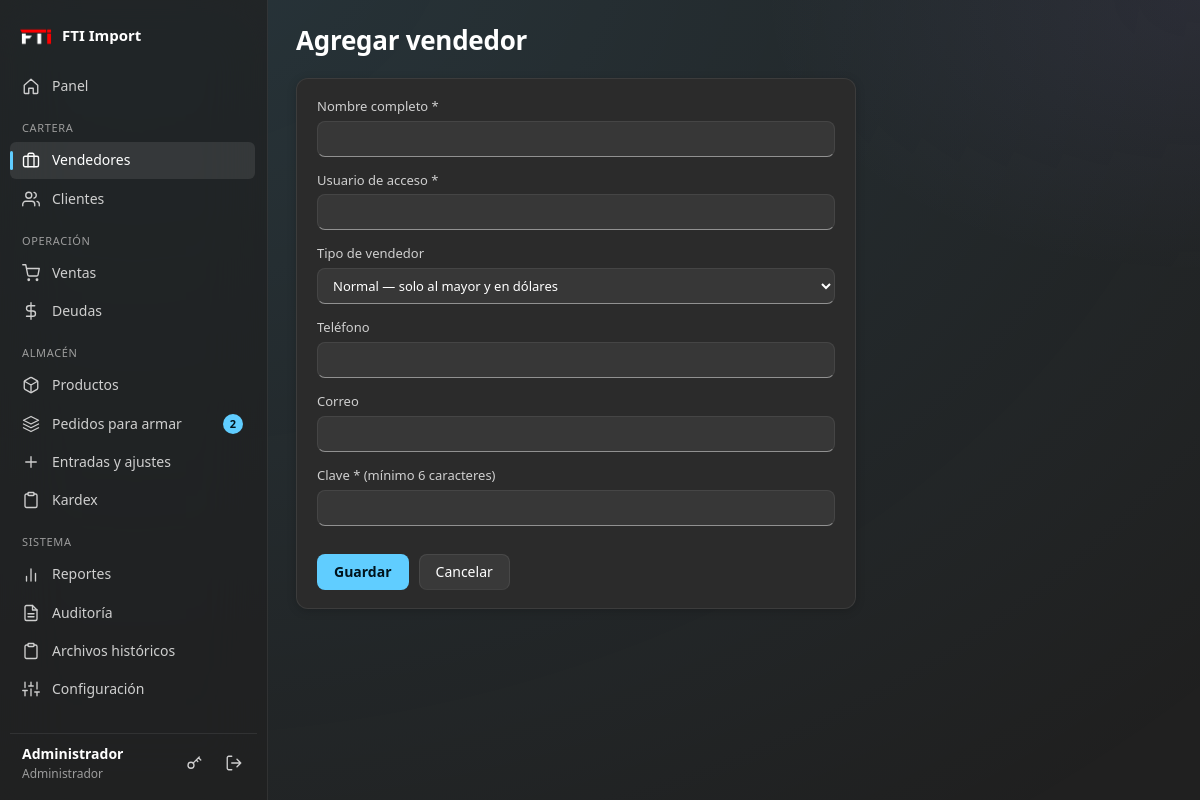
The page /vendedores/nuevo (signed in) on the database its author committed.
### tables this page shows
CREATE TABLE configuracion (
    clave TEXT PRIMARY KEY,
    valor TEXT
);

CREATE TABLE usuarios (
    id         INTEGER PRIMARY KEY AUTOINCREMENT,
    usuario    TEXT NOT NULL UNIQUE,
    nombre     TEXT NOT NULL,
    clave_hash TEXT NOT NULL,
    rol        TEXT NOT NULL CHECK (rol IN ('admin', 'vendedor')),
    telefono   TEXT DEFAULT '',
    email      TEXT DEFAULT '',
    activo     INTEGER NOT NULL DEFAULT 1,
    creado     TEXT NOT NULL,
    -- Tipo de vendedor: 'especial' elige detal/mayor y USD/Bs; 'normal' solo vende al mayor en USD.
    tipo_vendedor TEXT NOT NULL DEFAULT 'normal' CHECK (tipo_vendedor IN ('especial', 'normal'))
);

### routes/admin.py (the view, shortened to what this page needs)
@bp.route("/vendedores/nuevo", methods=["GET", "POST"])
@roles_required("admin")
def vendedor_nuevo():
    return render_template("admin/vendedor_form.html", u=request.form, nuevo=True)

### db.py (called while the page is built)
def query(sql, args=(), one=False):
    rows = get_db().execute(sql, args).fetchall()
    if one:
        return rows[0] if rows else None
    return rows

### services.py (called while the page is built)
def get_config(clave, defecto=""):
    fila = query("SELECT valor FROM configuracion WHERE clave = ?", (clave,), one=True)
    return fila["valor"] if fila and fila["valor"] is not None else defecto

def stock_alerta_defecto():
    return max(to_float(get_config("stock_alerta_defecto", "10"), 10.0), 0.0)

def productos_en_alerta(limite=None):
    sql = ("SELECT id, codigo, nombre, stock, unidad, " + SQL_MINIMO_EFECTIVO + " AS minimo "
           "FROM productos WHERE activo = 1 AND stock <= " + SQL_MINIMO_EFECTIVO + " ORDER BY stock ASC")
    d = stock_alerta_defecto()
    args = [d, d]
    if limite:
        sql += " LIMIT ?"
        args.append(limite)
    return query(sql, args)

def armado_desde_venta():
    return to_int(get_config("armado_desde_venta", "0"))

def contar_por_armar(usuario):
    desde = armado_desde_venta()
    if usuario["rol"] == "admin":
        pend = query("SELECT COUNT(*) AS n FROM armados a JOIN ventas v ON v.id=a.venta_id "
                     "WHERE a.estado='pendiente' AND v.estado='aprobada'", one=True)["n"]
        sin = query("SELECT COUNT(*) AS n FROM ventas v WHERE v.estado='aprobada' AND v.id > ? "
                    "AND NOT EXISTS (SELECT 1 FROM armados a WHERE a.venta_id=v.id)", (desde,), one=True)["n"]
        return pend + sin
    return query("SELECT COUNT(*) AS n FROM armados a JOIN ventas v ON v.id=a.venta_id "
                 "WHERE a.estado='pendiente' AND v.estado='aprobada' AND (a.asignado_a = ? OR a.asignado_a IS NULL)",
                 (usuario["id"],), one=True)["n"]

### utils.py (called while the page is built)
def _zona():
    return timezone(timedelta(hours=current_app.config.get("UTC_OFFSET_HORAS", -4)))

def hoy():
    return datetime.now(_zona()).strftime("%Y-%m-%d")

def to_float(valor, defecto=0.0):
    if valor is None:
        return defecto
    s = str(valor).strip().replace(" ", "")
    if not s:
        return defecto
    if "," in s and "." in s:
        s = s.replace(".", "").replace(",", ".")   # 1.234,50 -> 1234.50
    elif "," in s:
        s = s.replace(",", ".")
    try:
        return float(s)
    except ValueError:
        return defecto

def to_int(valor, defecto=0):
    try:
        return int(float(str(valor).strip()))
    except (ValueError, TypeError):
        return defecto

def csrf_field():
    return Markup(f'<input type="hidden" name="csrf_token" value="{csrf_token()}">')

### templates/admin/vendedor_form.html (shortened to what this page needs)
{% extends 'base.html' %}
{% block titulo %}{{ 'Agregar vendedor' if nuevo else 'Editar vendedor' }}{% endblock %}
{% block contenido %}
<form method="post" class="card form narrow">
  <label>Nombre completo *<input name="nombre" value="{{ u.nombre or '' }}" required></label>
  <label>Usuario de acceso *<input name="usuario" value="{{ u.usuario or '' }}" {{ 'readonly' if not nuevo else 'required' }} autocomplete="off"></label>
  <label>Tipo de vendedor
    <select name="tipo_vendedor">
      <option value="normal" {{ 'selected' if (u.tipo_vendedor or 'normal') != 'especial' }}>Normal — solo al mayor y en dólares</option>
    </select></label>
  <label>Teléfono<input name="telefono" value="{{ u.telefono or '' }}"></label>
  <label>Correo<input type="email" name="email" value="{{ u.email or '' }}"></label>
  <label>{{ 'Clave * (mínimo 6 caracteres)' if nuevo else 'Nueva clave (dejar vacío para no cambiarla)' }}
    <input type="password" name="clave" minlength="6" autocomplete="new-password" {{ 'required' if nuevo }}></label>
  <div class="actions"><button class="btn primary">Guardar</button><a class="btn" href="{{ url_for('admin.vendedores') }}">Cancelar</a></div>
</form>
{% endblock %}

### templates/base.html (shortened to what this page needs)
{% from '_macros.html' import ico, flashes %}
<!doctype html>
<html lang="es">
<head>
  <link rel="stylesheet" href="{{ url_for('static', filename='css/style.css') }}">
</head>
<body>
{% if g.user %}
  {% set ep = request.endpoint or '' %}
  <div class="shell">
    <aside class="sidebar">
<div class="brand">
    <span class="brand-logo">
        <img src="{{ url_for('static', filename='logo.png') }}"
             alt="Logo de la empresa"
             class="logo-empresa">
    </span>
    <span class="brand-name">{{ empresa }}</span>
</div>      <nav class="nav">
        <a href="{{ url_for('panel.inicio') }}" class="{{ 'on' if ep == 'panel.inicio' }}">{{ ico('home') }}<span>Panel</span></a>
        {% if g.user.rol == 'admin' %}
          <div class="nav-group">Cartera</div>
          <a href="{{ url_for('admin.vendedores') }}" class="{{ 'on' if ep.startswith('admin.vendedor') }}">{{ ico('brief') }}<span>Vendedores</span></a>
          <a href="{{ url_for('clientes.lista') }}" class="{{ 'on' if ep.startswith('clientes.') }}">{{ ico('users') }}<span>Clientes</span></a>
          <div class="nav-group">Operación</div>
          <a href="{{ url_for('ventas.lista') }}" class="{{ 'on' if ep.startswith('ventas.') }}">{{ ico('cart') }}<span>Ventas</span>{% if n_pendientes %}<b class="pill">{{ n_pendientes }}</b>{% endif %}</a>
          <a href="{{ url_for('deudas.lista') }}" class="{{ 'on' if ep.startswith('deudas.') }}">{{ ico('dollar') }}<span>Deudas</span></a>
          <div class="nav-group">Almacén</div>
          <a href="{{ url_for('catalogo.productos') }}" class="{{ 'on' if ep in ('catalogo.productos','catalogo.producto_nuevo','catalogo.producto_editar','catalogo.categorias') }}">{{ ico('box') }}<span>Productos</span></a>
          <a href="{{ url_for('armados.lista') }}" class="{{ 'on' if ep.startswith('armados.') }}">{{ ico('layers') }}<span>Pedidos para armar</span>{% if n_por_armar %}<b class="pill" title="Pedidos pendientes o sin asignar">{{ n_por_armar }}</b>{% endif %}</a>
          <a href="{{ url_for('catalogo.movimiento') }}" class="{{ 'on' if ep == 'catalogo.movimiento' }}">{{ ico('plus') }}<span>Entradas y ajustes</span></a>
          <a href="{{ url_for('catalogo.kardex') }}" class="{{ 'on' if ep == 'catalogo.kardex' }}">{{ ico('clip') }}<span>Kardex</span></a>
          <div class="nav-group">Sistema</div>
          <a href="{{ url_for('admin.reportes') }}" class="{{ 'on' if ep == 'admin.reportes' }}">{{ ico('chart') }}<span>Reportes</span></a>
          <a href="{{ url_for('admin.auditoria') }}" class="{{ 'on' if ep == 'admin.auditoria' }}">{{ ico('file') }}<span>Auditoría</span></a>
          <a href="{{ url_for('admin.historiales') }}" class="{{ 'on' if ep.startswith('admin.historial') }}">{{ ico('clip') }}<span>Archivos históricos</span></a>
          <a href="{{ url_for('admin.configuracion') }}" class="{{ 'on' if ep == 'admin.configuracion' }}">{{ ico('sliders') }}<span>Configuración</span></a>
        {% endif %}
      </nav>
      <div class="user-box">
        <div class="user-info"><b>{{ g.user.nombre }}</b><small>{{ 'Administrador' if g.user.rol == 'admin' else ('Vendedor especial' if g.user.tipo_vendedor == 'especial' else 'Vendedor') }}</small></div>
        <a class="icon-btn" href="{{ url_for('auth.cuenta') }}" title="Cambiar clave">{{ ico('key') }}</a>
        <form method="post" action="{{ url_for('auth.logout') }}">{{ csrf_field() }}<button class="icon-btn" title="Cerrar sesión">{{ ico('logout') }}</button></form>
      </div>
    </aside>
    <main class="content">
      <header class="topbar">
        <h1>{% block titulo %}{% endblock %}</h1>
      </header>
      {% block contenido %}{% endblock %}
    </main>
  </div>
{% else %}
  <main class="auth">{{ flashes() }}{{ self.contenido() }}</main>
{% endif %}
</body>
</html>

### templates/base.html (style rules this page uses)
.brand-logo { background: transparent !important; border: none !important; box-shadow: none !important; }
.logo-empresa { width: 100%; height: 100%; object-fit: contain; display: block; }

### rows shown on the page
configuracion: valor "FTI Import"
usuarios: user.nombre "Administrador", rol "Administrador"

### other values the page prints
{{ n_por_armar }} "2"
{{ 'Agregar vendedor' if nuevo else 'Editar vendedor' }} "Agregar vendedor"
